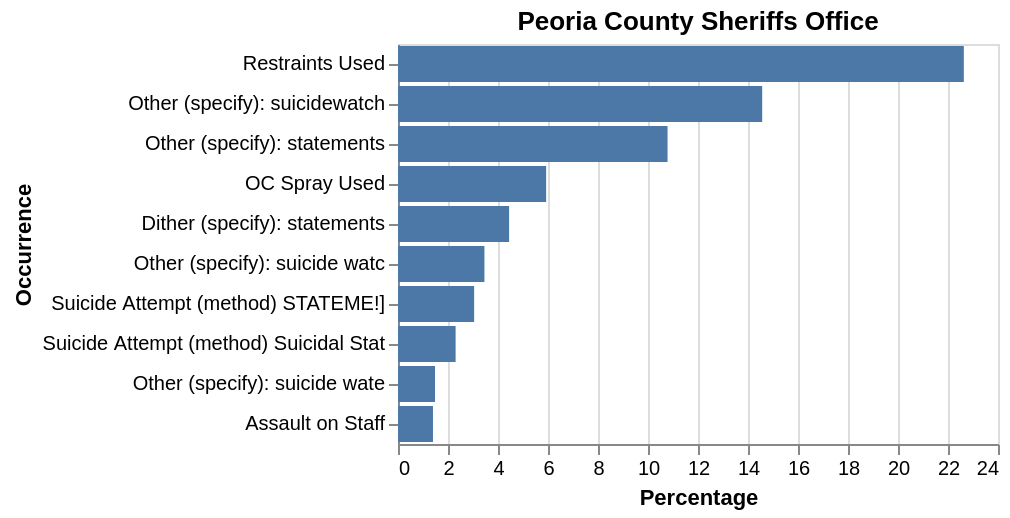

The notebook cell this image was saved under:
### Code cell
peoria_percent

### Figure 1 — Vega-Lite specification as saved in the notebook (floating-point values rounded to 4 significant figures)
{"config": {"view": {"continuousWidth": 300, "continuousHeight": 300}}, "data": {"name": "data-cd0d16175283cd0c8048926a7c576a78"}, "mark": {"type": "bar"}, "encoding": {"x": {"field": "percentage", "title": "Percentage", "type": "quantitative"}, "y": {"field": "Cleaned Occurrences", "sort": "-x", "title": "Occurrence", "type": "nominal"}}, "title": "Peoria County Sheriffs Office", "$schema": "https://vega.github.io/schema/vega-lite/v5.20.1.json", "datasets": {"data-cd0d16175283cd0c8048926a7c576a78": [{"Cleaned Occurrences": "Restraints Used", "count": 275, "percentage": 22.63}, {"Cleaned Occurrences": "Other (specify): suicidewatch", "count": 177, "percentage": 14.57}, {"Cleaned Occurrences": "Other (specify): statements", "count": 131, "percentage": 10.78}, {"Cleaned Occurrences": "OC Spray Used", "count": 72, "percentage": 5.926}, {"Cleaned Occurrences": "Dither (specify): statements", "count": 54, "percentage": 4.444}, {"Cleaned Occurrences": "Other (specify): suicide watc", "count": 42, "percentage": 3.457}, {"Cleaned Occurrences": "Suicide Attempt (method) STATEME!]", "count": 37, "percentage": 3.045}, {"Cleaned Occurrences": "Suicide Attempt (method) Suicidal Stat", "count": 28, "percentage": 2.305}, {"Cleaned Occurrences": "Other (specify): suicide wate", "count": 18, "percentage": 1.481}, {"Cleaned Occurrences": "Assault on Staff", "count": 17, "percentage": 1.399}]}}
